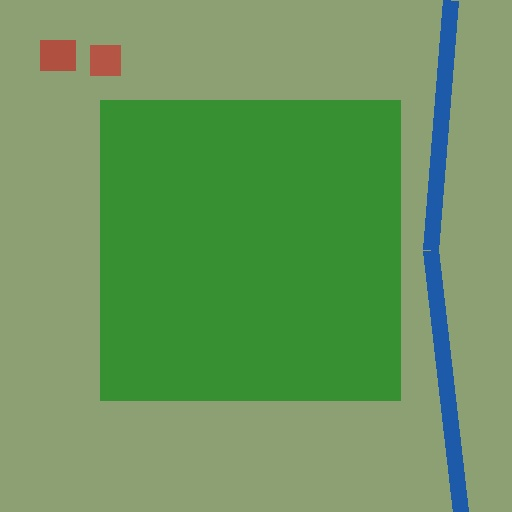
#> input picture samples/before_sample.jpg, 512 x 512 px
$ python -i agriculture.py   (imports and definitions only)
#> lines starting #> are read from the running program, lines starting #| are printed output that depends on the picture; after the words box and inside, x2 and y2 are one past the last pixel; in counts of white or black regions, pixels touching at a corner belong together
### Backend/services/image_processing.py
import cv2
import numpy as np
from PIL import Image
import os

# [31 lines left out: functions load_image_cv, get_image_metadata, not called in this run]

def get_direction_from_coords(cx, cy, width, height):
    """
    Classify (cx, cy) pixel coordinate into 9-directional image-relative compass sector:
    North-West, North, North-East, West, Center, East, South-West, South, South-East
    """
    x_ratio = cx / max(width, 1)
    y_ratio = cy / max(height, 1)

    # Grid sectors: 0-0.33, 0.33-0.67, 0.67-1.0
    if y_ratio < 0.35:
        if x_ratio < 0.35:
            return "North-West"
        elif x_ratio > 0.65:
            return "North-East"
        else:
            return "North"
    elif y_ratio > 0.65:
        if x_ratio < 0.35:
            return "South-West"
        elif x_ratio > 0.65:
            return "South-East"
        else:
            return "South"
    else:
        if x_ratio < 0.35:
            return "West"
        elif x_ratio > 0.65:
            return "East"
        else:
            return "Center"

# [53 lines left out: functions calculate_spatial_distribution, align_images_orb, not called in this run]

### Backend/specialists/agriculture.py
import cv2
import numpy as np
from services.image_processing import get_direction_from_coords

def analyze_agriculture(rgb_img):
    """
    Measure agricultural and vegetation coverage from remote sensing imagery.
    Uses Visible Atmospherically Resistant Index (VARI) and Excess Green Index (ExG).
    VARI = (G - R) / (G + R - B + eps)
    ExG = 2*G - R - B
    """
    h, w = rgb_img.shape[:2]
#> h = 512; w = 512
    total_pixels = h * w
#> total_pixels = 262144

    r = rgb_img[:, :, 0].astype(np.float32)
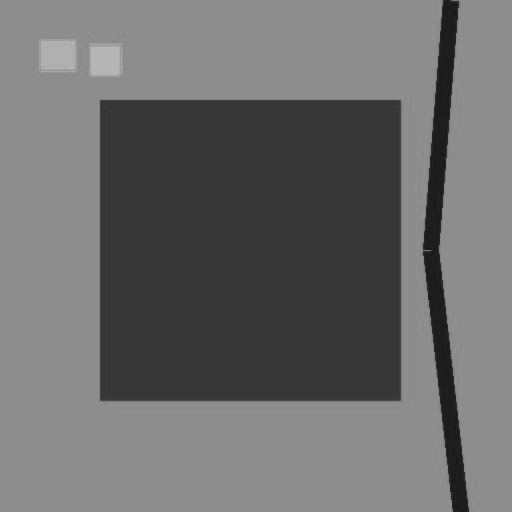
#> r: shape (512, 512) float32; min 20, max 187, mean 108
    g = rgb_img[:, :, 1].astype(np.float32)
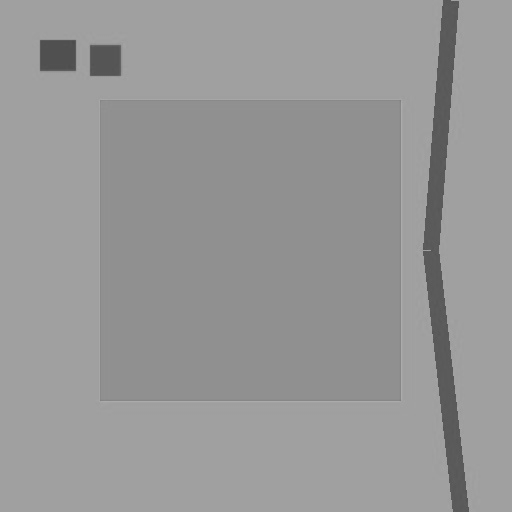
#> g: shape (512, 512) float32; min 76, max 172, mean 151.7
    b = rgb_img[:, :, 2].astype(np.float32)
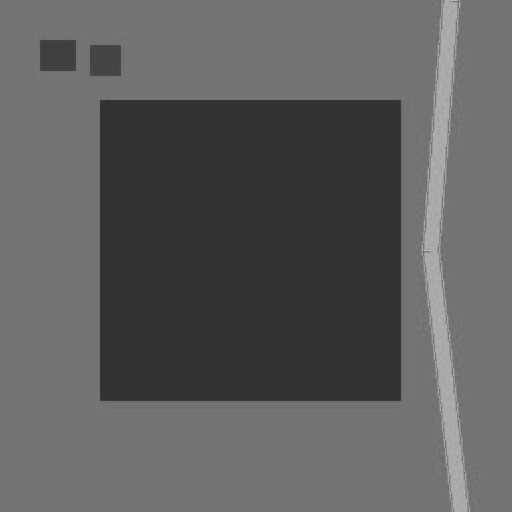
#> b: shape (512, 512) float32; min 47, max 215, mean 93.9

    # Calculate VARI index
    denom = g + r - b
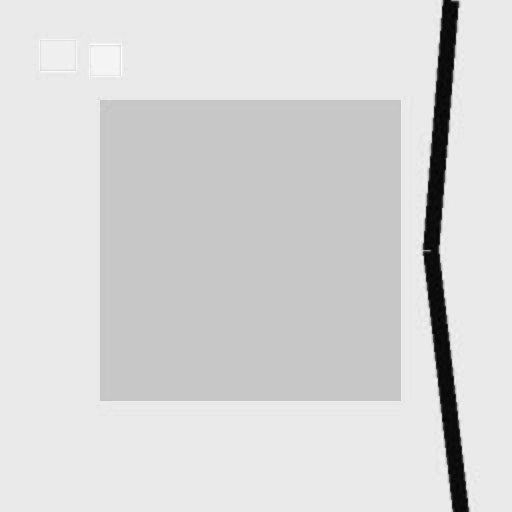
#> denom: shape (512, 512) float32; min -63, max 208, mean 165.8; drawn with min black and max white
    denom[denom == 0] = 1e-5
#> denom: shape (512, 512) float32; under 0.01% of pixels changed, all inside (x1, y1, x2, y2) = (424, 57, 468, 504)
    vari = (g - r) / denom

    # Calculate ExG index
    exg = (2.0 * g) - r - b
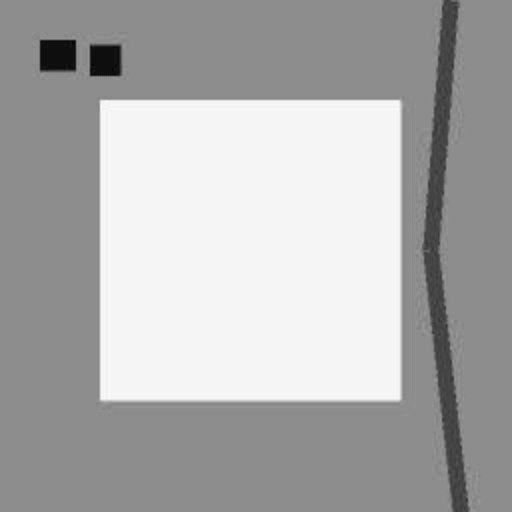
#> exg: shape (512, 512) float32; min -97, max 194, mean 101.4; drawn with min black and max white

    # HSV green filter to ensure true vegetation hue
    hsv = cv2.cvtColor(rgb_img, cv2.COLOR_RGB2HSV)
#> hsv: shape (512, 512, 3); mean H, S, V 50.1, 109.2, 154.7
    green_hue_mask = cv2.inRange(hsv, np.array([28, 35, 30]), np.array([88, 255, 255]))
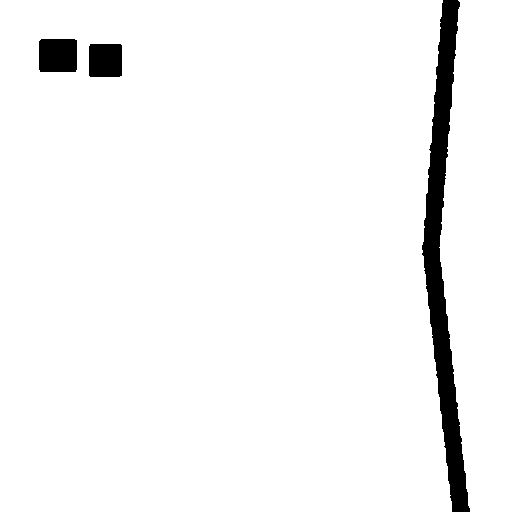
#> green_hue_mask: shape (512, 512); 95.8% white; 3 black regions, box (x1, y1, x2, y2) and area: (422, 0, 470, 512) 8694, (39, 39, 77, 72) 1245, (89, 44, 122, 77) 1083

    # Combine indices
    veg_mask = ((vari > 0.04) | (exg > 15)) & (green_hue_mask > 0)
    veg_mask_uint8 = (veg_mask * 255).astype(np.uint8)

    # Morphological filtering
    kernel = cv2.getStructuringElement(cv2.MORPH_RECT, (5, 5))
    cleaned = cv2.morphologyEx(veg_mask_uint8, cv2.MORPH_OPEN, kernel)
#> cleaned: shape (512, 512); 95.8% white; 3 black regions

    # Contours of distinct agricultural parcels / vegetation zones
    contours, _ = cv2.findContours(cleaned, cv2.RETR_EXTERNAL, cv2.CHAIN_APPROX_SIMPLE)
#> contours = 2 contours; box (x1, y1, x2, y2) and area: (0, 0, 452, 512) 221756, (440, 0, 512, 512) 30102

    veg_objects = []
    veg_pixel_count = 0
    f_id = 1

    min_veg_area = max(50, int(total_pixels * 0.0003))
#> min_veg_area = 78

    for cnt in contours:
        area = cv2.contourArea(cnt)
        if area >= min_veg_area:
            x, y, bw, bh = cv2.boundingRect(cnt)
            cx = int(x + bw / 2)
            cy = int(y + bh / 2)
            direction = get_direction_from_coords(cx, cy, w, h)

            veg_pixel_count += area
            veg_objects.append({
                "id": f"field_{f_id}",
                "bbox": [int(x), int(y), int(bw), int(bh)],
                "center": [cx, cy],
                "area_pixels": int(area),
                "direction": direction
            })
            f_id += 1
#> this loop made 2 passes
#> (area, x, y, bw, bh, cx, cy, x_ratio in get_direction_from_coords) on passes 1 to 2: (30102, 440, 0, 72, 512, 476, 256, 0.93), (221756.5, 0, 0, 452, 512, 226, 256, 0.441)
#> after the loop, f_id = 3; veg_objects = 2 items; veg_pixel_count = 251858.5

    coverage_pct = round((np.count_nonzero(cleaned) / total_pixels) * 100, 2)
#> coverage_pct = 95.77

    # Identify dominant directions of vegetation
    directions_count = {}
    for obj in veg_objects:
        d = obj['direction']
        directions_count[d] = directions_count.get(d, 0) + 1
#> this loop made 2 passes
#> after the loop, directions_count = {'East': 1, 'Center': 1}

    sorted_dirs = sorted(directions_count.items(), key=lambda x: x[1], reverse=True)
#> sorted_dirs = [('East', 1), ('Center', 1)]
    dominant_regions = [d[0] for d in sorted_dirs[:3]] if sorted_dirs else ["Uniform"]
#> dominant_regions = ['East', 'Center']

    return {
        "coverage_percentage": coverage_pct,
        "fields_count": len(veg_objects),
        "dominant_regions": dominant_regions,
        "objects": veg_objects,
        "mask": cleaned,
        "model_used": "SatQuery Remote-Sensing Agricultural & Vegetation Specialist (VARI/ExG Vegetation Index)"
    }

>>> import cv2
>>> picture = cv2.cvtColor(cv2.imread('../../samples/before_sample.jpg'), cv2.COLOR_BGR2RGB)
>>> result = analyze_agriculture(picture)
#> result = 6 items

$ run again, on samples/single_sample.jpg
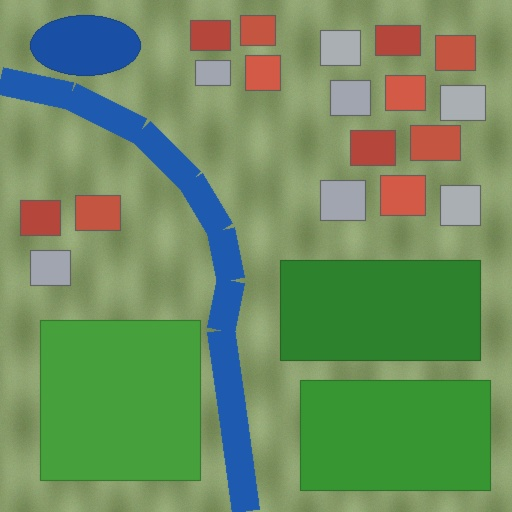
#> input picture samples/single_sample.jpg, 512 x 512 px
#> in analyze_agriculture, `exg = (2.0 * g) - r - b`:
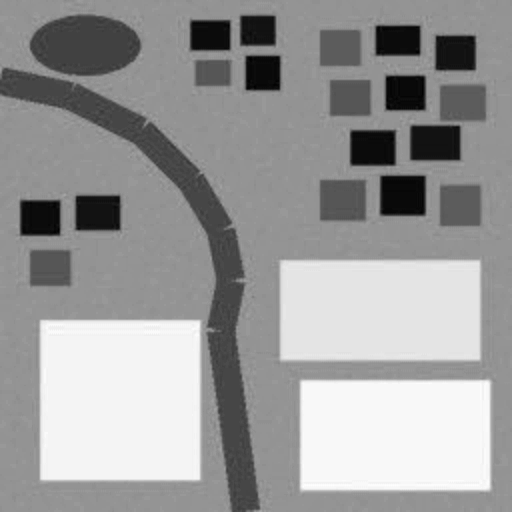
#> exg: shape (512, 512) float32; min -114, max 203, mean 78.8; drawn with min black and max white
#> hsv: shape (512, 512, 3); mean H, S, V 51.8, 115.9, 155.8
#> in analyze_agriculture, `green_hue_mask = cv2.inRange(hsv, np.array([28, 35, 30]), np.array([88..`:
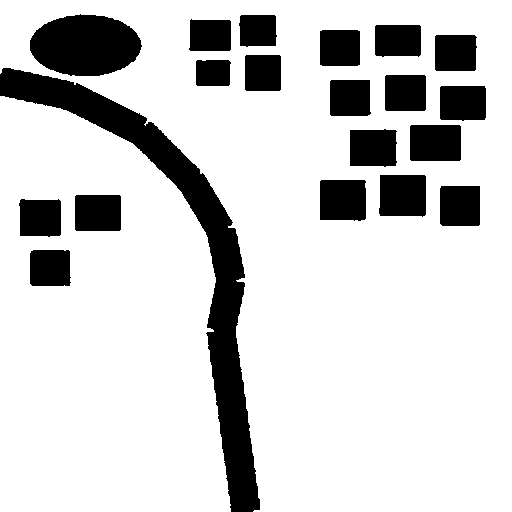
#> green_hue_mask: shape (512, 512); 81.6% white; 20 black regions, largest, box (x1, y1, x2, y2) and area: (0, 68, 260, 512) 16154, (30, 14, 142, 76) 5379, (379, 175, 426, 217) 1891
#> cleaned: shape (512, 512); 81.5% white; 20 black regions
#> contours = 2 contours; box (x1, y1, x2, y2) and area: (0, 0, 512, 512) 165174, (0, 96, 231, 512) 79172
#> the loop in analyze_agriculture, `for cnt in contours:` made 2 passes
#> (area, x, y, bw, bh, cx, cy, x_ratio in get_direction_from_coords) on passes 1 to 2: (79172, 0, 96, 231, 416, 115, 304, 0.225), (165174, 0, 0, 512, 512, 256, 256, 0.5)
#> after the loop in analyze_agriculture, `for cnt in contours:`: f_id = 3; veg_objects = 2 items; veg_pixel_count = 244346
#> coverage_pct = 81.53
#> the loop in analyze_agriculture, `for obj in veg_objects:` made 2 passes
#> after the loop in analyze_agriculture, `for obj in veg_objects:`: directions_count = {'West': 1, 'Center': 1}
#> sorted_dirs = [('West', 1), ('Center', 1)]
#> dominant_regions = ['West', 'Center']
#> result = 6 items
